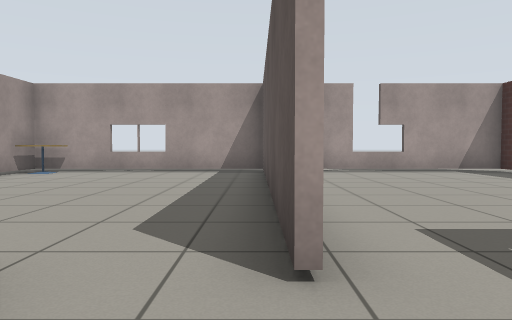
view 1 (above)

13 first-person views from a walk through a world built for the Gazebo simulator. The camera is 0.72 m above the floor, tilts 2° down and sees 70° across. The floor is counted in squares, 1 m on a side. Each view is taken from the middle of a square. On the plan, view 1 faces up. The plan holds only what a view shows up to about 11 squares ahead; the rest is blank. The robots in the file are not drawn. Simple patterns stand in for the simulator's built-in surfaces.

view 2
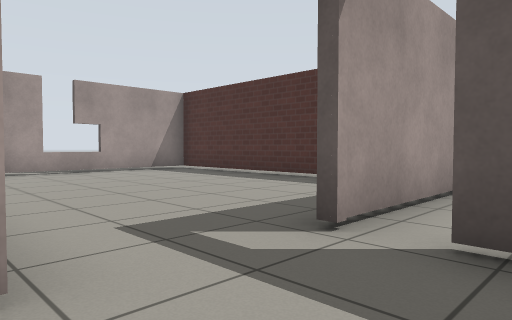

view 3
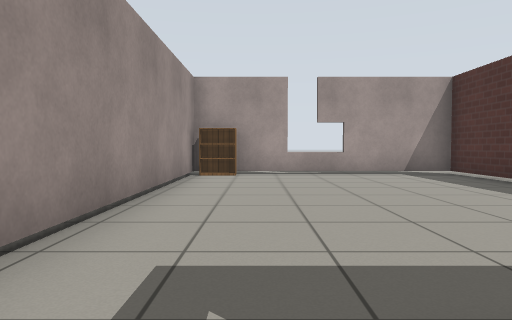

view 4
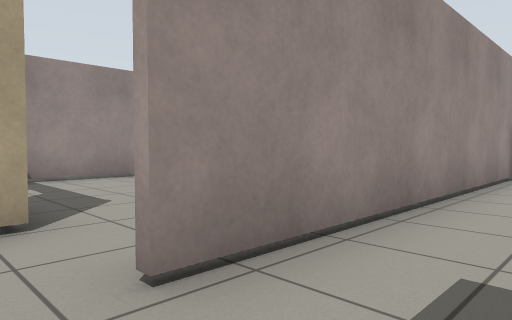

view 5
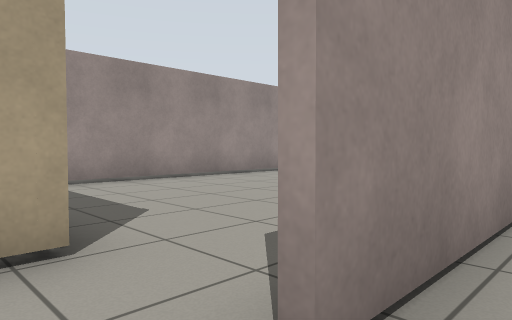

view 6
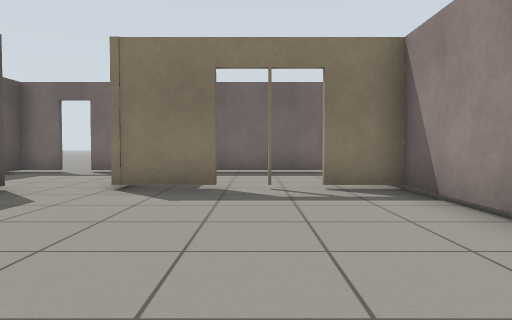

view 7
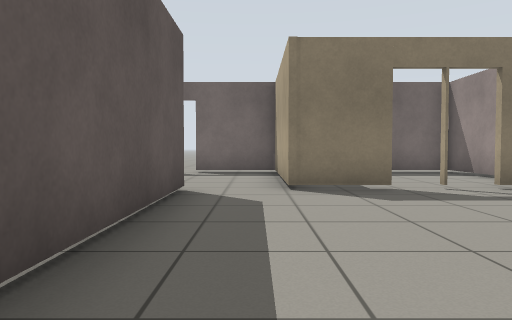

view 8
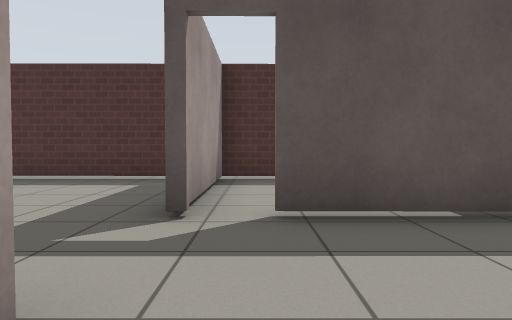

view 9
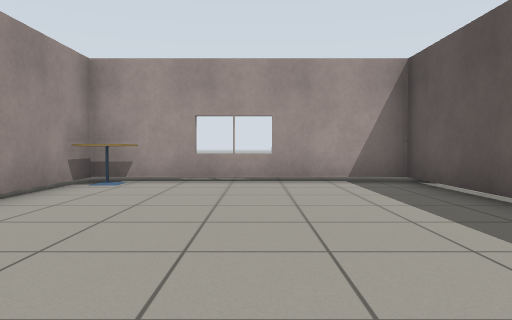

view 10
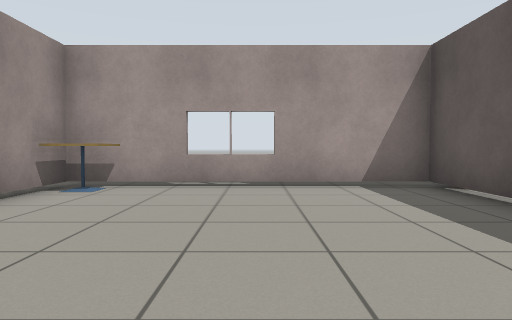

view 11
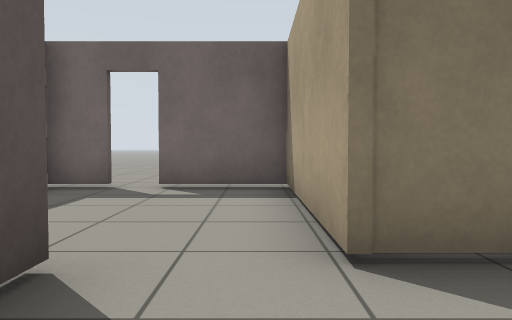

view 12
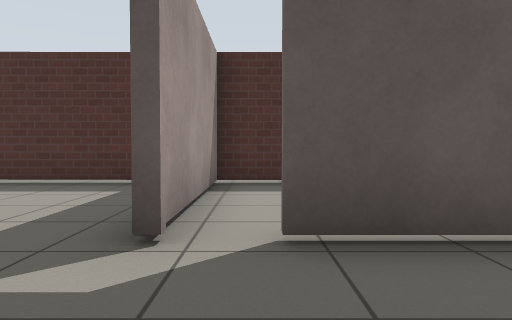

view 13
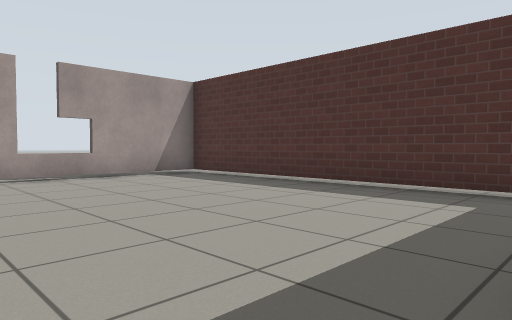

### Floor plan
Key: @ floor where view 1 was taken; # wall or solid block; . floor; D open door; = window, fence, low wall or low ledge; T thing the floor can be seen under or through; C cafe table; B bookshelf.
Columns run from 7 left of view 1 to 8 right of it. Each row starts with its distance up from view 1.
 12 ........ .......
 11 .##==######=##T.
 10 #C.....#B.....T.
  9 #......#......T.
  8 #......#......T.
  7 #......#......T.
  6 #......#......T.
  5 #......#......T.
  4 #......#......T.
  3 #......#......T.
  2 ##DD##.#..TTT##.
  1      #....D   T.
  0      #.@..#   #
 -1 #    #....#
 -2 ########D##
 -3 ........D..
 -4         ..

Where each view was taken, in squares from view 1:
view 1: 0 up, 0 right, facing up
view 2: 0 up, 0 right, facing up-right
view 3: 1 up, 2 right, facing up
view 4: 1 up, 2 right, facing up-left
view 5: 1 up, 1 right, facing up-left
view 6: 8 up, 4 left, facing down
view 7: 8 up, 1 left, facing down
view 8: 1 up, 1 left, facing right
view 9: 3 up, 3 left, facing up
view 10: 4 up, 3 left, facing up
view 11: 4 up, 1 left, facing down
view 12: 1 up, 0 right, facing right
view 13: 2 up, 1 right, facing up-right
